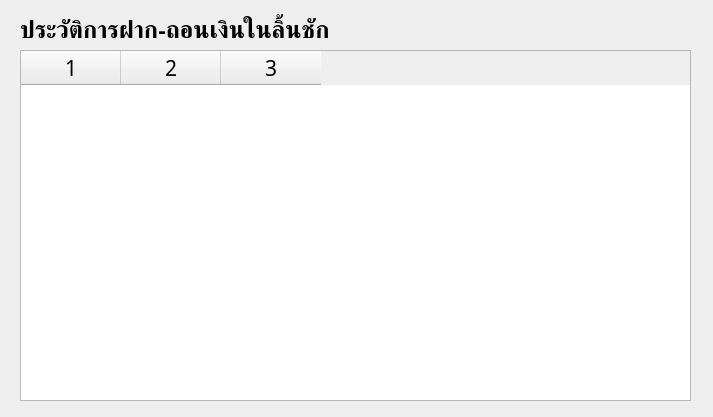
<?xml version="1.0" encoding="UTF-8"?>
<ui version="4.0">
 <class>Dialog</class>
 <widget class="QDialog" name="Dialog">
  <property name="geometry">
   <rect>
    <x>0</x>
    <y>0</y>
    <width>713</width>
    <height>417</height>
   </rect>
  </property>
  <property name="windowTitle">
   <string>ประวัติการฝาก-ถอนเงินในลิ้นชัก</string>
  </property>
  <widget class="QLabel" name="label_date">
   <property name="geometry">
    <rect>
     <x>20</x>
     <y>10</y>
     <width>551</width>
     <height>41</height>
    </rect>
   </property>
   <property name="font">
    <font>
     <family>TH SarabunPSK</family>
     <pointsize>18</pointsize>
     <weight>75</weight>
     <bold>true</bold>
    </font>
   </property>
   <property name="text">
    <string>ประวัติการฝาก-ถอนเงินในลิ้นชัก</string>
   </property>
  </widget>
  <widget class="QTableWidget" name="table_history">
   <property name="geometry">
    <rect>
     <x>20</x>
     <y>50</y>
     <width>671</width>
     <height>351</height>
    </rect>
   </property>
   <property name="font">
    <font>
     <family>TH SarabunPSK</family>
     <pointsize>16</pointsize>
    </font>
   </property>
   <property name="editTriggers">
    <set>QAbstractItemView::NoEditTriggers</set>
   </property>
   <property name="selectionMode">
    <enum>QAbstractItemView::SingleSelection</enum>
   </property>
   <property name="selectionBehavior">
    <enum>QAbstractItemView::SelectRows</enum>
   </property>
   <property name="sortingEnabled">
    <bool>true</bool>
   </property>
   <property name="columnCount">
    <number>3</number>
   </property>
   <column/>
   <column/>
   <column/>
  </widget>
 </widget>
 <resources/>
 <connections/>
</ui>
